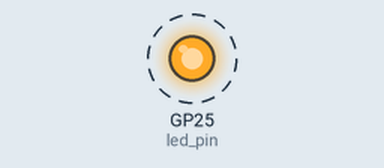
Recording of a program running on a simulated Raspberry Pi Pico running MicroPython. On the bench: output pins drawn as LEDs (lit = HIGH). Dashed ring = blinking.

Above: at 0.05 s.
Timing chart, 0 to 3.0 s (numbered marks = the images above):
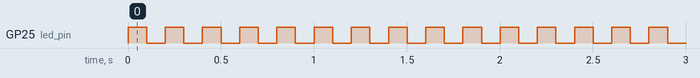

The program:

led_blink.py
```python
# Toggles the Raspberry Pi Pico W onboard LED in a loop with a 0.1 second delay between state changes.
#
# Full tutorial: https://shillehtek.com/blogs/news/raspberry-pi-pico-w-micropython-pycharm-setup
# Parts used: https://shillehtek.com/products/raspberry-pi-pico-2w-presoldered-headers
# More examples: https://github.com/shillehbean/shillehtek-examples
#

import machine
import time

led_pin = machine.Pin("LED", machine.Pin.OUT)  # GPIO pin 25 controls the onboard LED

while True:
    led_pin.toggle()  # Toggle the LED state
    time.sleep(0.1)    # Wait for 1 second
```

Measured:
- by itself, GP25 (led_pin): alternates HIGH for 0.10 s and LOW for 0.10 s
